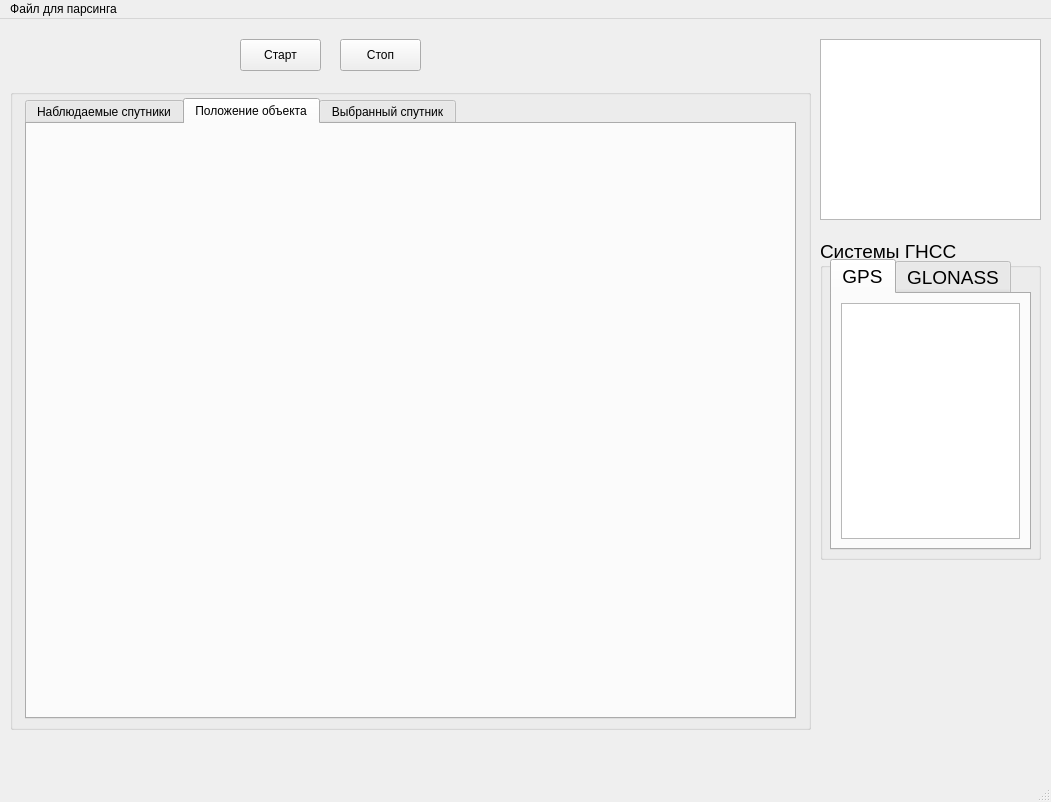
<?xml version="1.0" encoding="UTF-8"?>
<ui version="4.0">
 <class>MainWindow</class>
 <widget class="QMainWindow" name="MainWindow">
  <property name="geometry">
   <rect>
    <x>0</x>
    <y>0</y>
    <width>1051</width>
    <height>802</height>
   </rect>
  </property>
  <property name="sizePolicy">
   <sizepolicy hsizetype="Fixed" vsizetype="Fixed">
    <horstretch>0</horstretch>
    <verstretch>0</verstretch>
   </sizepolicy>
  </property>
  <property name="windowTitle">
   <string>Программа</string>
  </property>
  <widget class="QWidget" name="centralwidget">
   <widget class="QGroupBox" name="groupBox">
    <property name="geometry">
     <rect>
      <x>10</x>
      <y>70</y>
      <width>801</width>
      <height>641</height>
     </rect>
    </property>
    <property name="title">
     <string/>
    </property>
    <widget class="QTabWidget" name="tabWidget_2">
     <property name="geometry">
      <rect>
       <x>15</x>
       <y>9</y>
       <width>771</width>
       <height>621</height>
      </rect>
     </property>
     <property name="currentIndex">
      <number>1</number>
     </property>
     <widget class="QWidget" name="tab_3">
      <attribute name="title">
       <string>Наблюдаемые спутники</string>
      </attribute>
      <widget class="QGraphicsView" name="graphicsView">
       <property name="geometry">
        <rect>
         <x>0</x>
         <y>0</y>
         <width>951</width>
         <height>451</height>
        </rect>
       </property>
      </widget>
     </widget>
     <widget class="QWidget" name="tab_4">
      <attribute name="title">
       <string>Положение объекта</string>
      </attribute>
      <widget class="QWidget" name="objectLocation" native="true">
       <property name="geometry">
        <rect>
         <x>10</x>
         <y>10</y>
         <width>751</width>
         <height>571</height>
        </rect>
       </property>
      </widget>
     </widget>
     <widget class="QWidget" name="tab_5">
      <attribute name="title">
       <string>Выбранный спутник</string>
      </attribute>
      <widget class="QGraphicsView" name="graphicsView_3">
       <property name="geometry">
        <rect>
         <x>0</x>
         <y>10</y>
         <width>951</width>
         <height>441</height>
        </rect>
       </property>
      </widget>
     </widget>
    </widget>
   </widget>
   <widget class="QGroupBox" name="groupBox_2">
    <property name="geometry">
     <rect>
      <x>820</x>
      <y>220</y>
      <width>221</width>
      <height>321</height>
     </rect>
    </property>
    <property name="font">
     <font>
      <pointsize>14</pointsize>
     </font>
    </property>
    <property name="title">
     <string>Системы ГНСС</string>
    </property>
    <widget class="QTabWidget" name="tabWidget">
     <property name="enabled">
      <bool>true</bool>
     </property>
     <property name="geometry">
      <rect>
       <x>10</x>
       <y>20</y>
       <width>201</width>
       <height>291</height>
      </rect>
     </property>
     <property name="currentIndex">
      <number>0</number>
     </property>
     <widget class="QWidget" name="tab">
      <attribute name="title">
       <string>GPS</string>
      </attribute>
      <layout class="QGridLayout" name="gridLayout_3">
       <item row="0" column="0">
        <widget class="QListView" name="listView"/>
       </item>
      </layout>
     </widget>
     <widget class="QWidget" name="tab_2">
      <attribute name="title">
       <string>GLONASS</string>
      </attribute>
      <layout class="QGridLayout" name="gridLayout_4">
       <item row="0" column="0">
        <widget class="QListView" name="listView_2"/>
       </item>
      </layout>
     </widget>
    </widget>
   </widget>
   <widget class="QTableView" name="tableView">
    <property name="geometry">
     <rect>
      <x>820</x>
      <y>20</y>
      <width>221</width>
      <height>181</height>
     </rect>
    </property>
    <property name="sizePolicy">
     <sizepolicy hsizetype="Expanding" vsizetype="Expanding">
      <horstretch>10</horstretch>
      <verstretch>0</verstretch>
     </sizepolicy>
    </property>
    <attribute name="horizontalHeaderVisible">
     <bool>false</bool>
    </attribute>
    <attribute name="horizontalHeaderHighlightSections">
     <bool>false</bool>
    </attribute>
    <attribute name="verticalHeaderVisible">
     <bool>false</bool>
    </attribute>
    <attribute name="verticalHeaderHighlightSections">
     <bool>false</bool>
    </attribute>
   </widget>
   <widget class="QPushButton" name="pushButton_2">
    <property name="geometry">
     <rect>
      <x>340</x>
      <y>20</y>
      <width>81</width>
      <height>32</height>
     </rect>
    </property>
    <property name="text">
     <string>Стоп</string>
    </property>
   </widget>
   <widget class="QPushButton" name="pushButton">
    <property name="geometry">
     <rect>
      <x>240</x>
      <y>20</y>
      <width>81</width>
      <height>32</height>
     </rect>
    </property>
    <property name="text">
     <string>Старт</string>
    </property>
   </widget>
   <widget class="QLabel" name="clock">
    <property name="geometry">
     <rect>
      <x>20</x>
      <y>10</y>
      <width>181</width>
      <height>41</height>
     </rect>
    </property>
    <property name="font">
     <font>
      <pointsize>36</pointsize>
     </font>
    </property>
    <property name="text">
     <string/>
    </property>
   </widget>
  </widget>
  <widget class="QMenuBar" name="menubar">
   <property name="geometry">
    <rect>
     <x>0</x>
     <y>0</y>
     <width>1051</width>
     <height>37</height>
    </rect>
   </property>
   <widget class="QMenu" name="menu">
    <property name="title">
     <string>Файл для парсинга</string>
    </property>
    <addaction name="open_file"/>
   </widget>
   <addaction name="menu"/>
  </widget>
  <widget class="QStatusBar" name="statusbar"/>
  <action name="open_file">
   <property name="text">
    <string>Выбрать файл для парсинга</string>
   </property>
  </action>
 </widget>
 <resources/>
 <connections/>
</ui>
